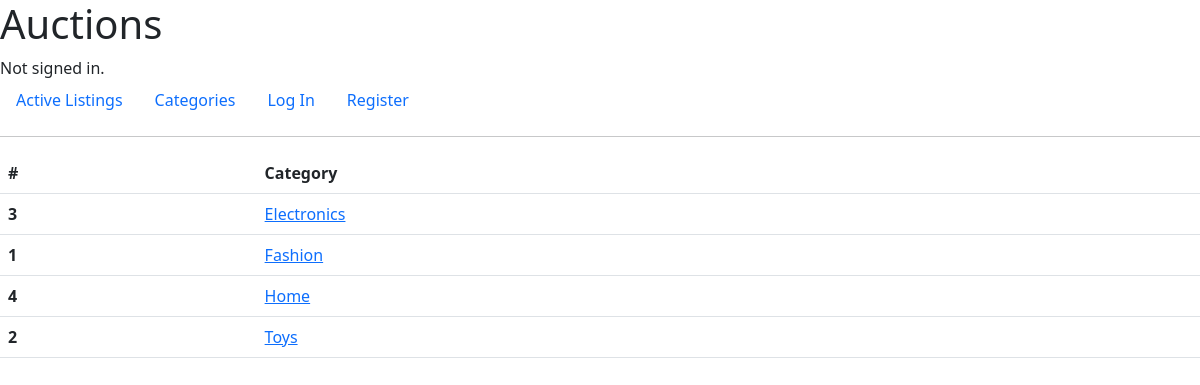
The page /category/ on the database its author committed.
### auctions/models.py (models this page shows, shortened)
class Category(models.Model):
    id = models.AutoField(primary_key=True)
    title = models.CharField(max_length=25)
    class Meta:
        ordering = ('title',)

### auctions/views.py (the view)
# urls.py: path("category/", views.category, name="category"),
def category(request):
    cat =  Category.objects.all()
    return render(request, 'auctions/category.html',
                  {'cats':cat})

### auctions/templates/auctions/category.html (shortened to what this page needs)
{% extends "auctions/layout.html" %}
{% block body %}
    <table class="table table-hover">
        <thead>
            <tr>
                <th scope="row">#</th>
                <th scope="col">Category</th>
            </tr>
        </thead>
        <tbody>
            {% for c in cats %}
                <tr>
                    <th scope="row">{{ c.id }}</th>
                    <td><a href="{% url 'category_l' c.id %}">{{ c.title }}</a></td>
                </tr>
            {% endfor %}
        </tbody>
    </table>
{% endblock %}

### rows shown on the page
Category: id "3", title "Electronics"
Category: id "1", title "Fashion"
Category: id "4", title "Home"
Category: id "2", title "Toys"
